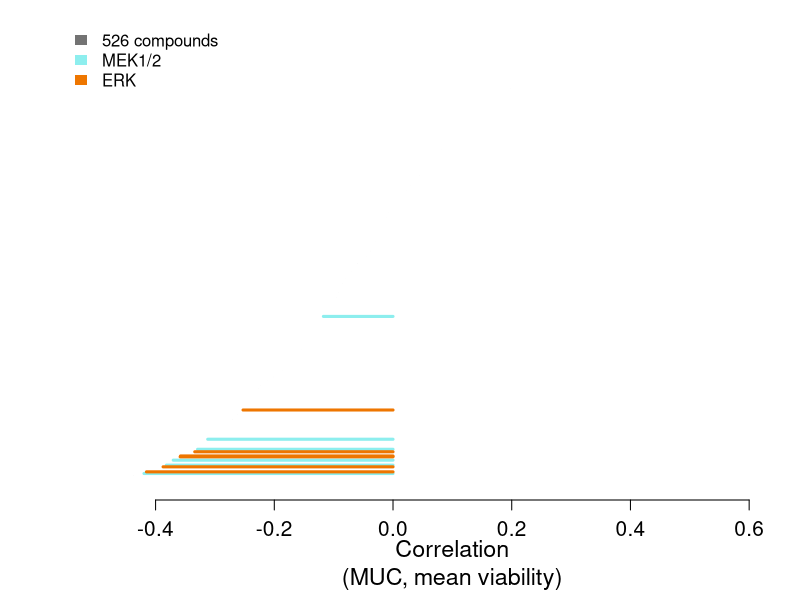
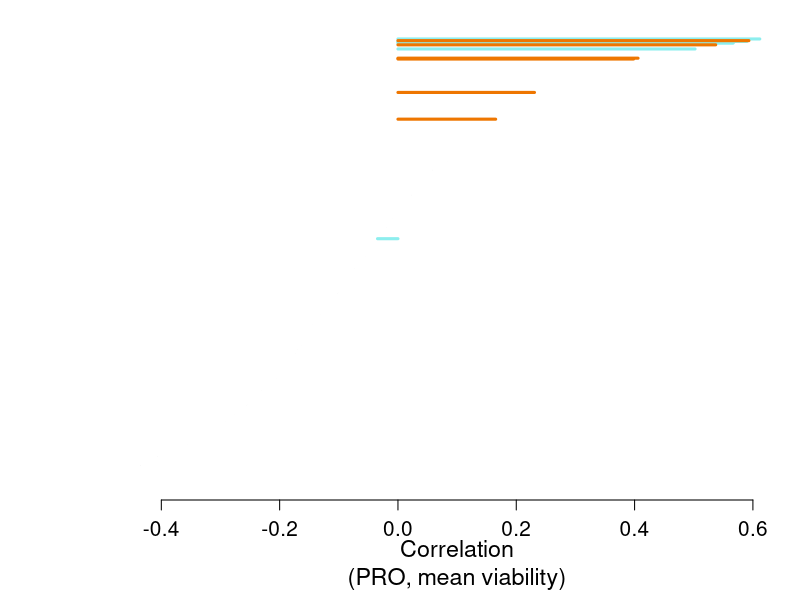
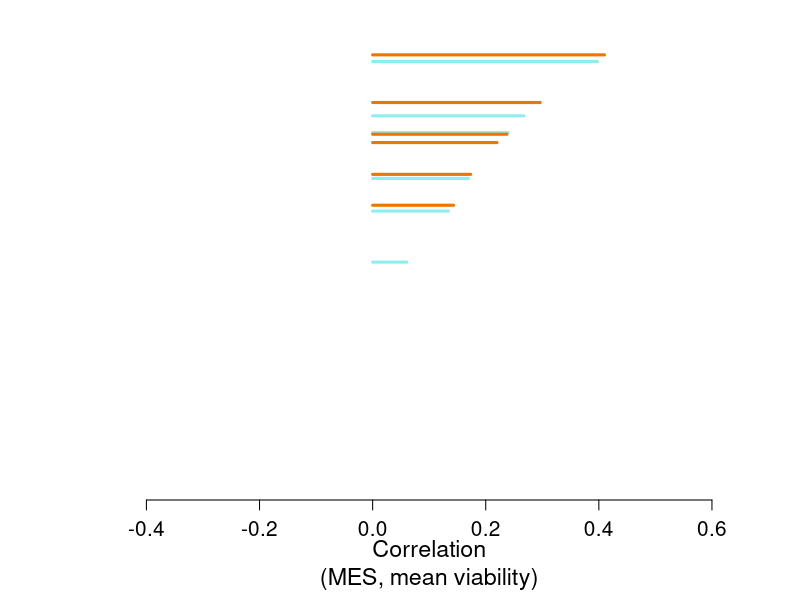

Generate these figures, in order, with R:
data <- read.table("../data/CellLineDrugResponse_SubtypeAssociation.tsv", sep="\t", header=TRUE, check.names=FALSE)

pdf("../figures/Fig4_CellLines_Waterfallplot_MEKERK_Subtype1.pdf", width=4.5, height=6.5)
ord <- order(data$MUC.corrSpearman)
counts <- data[ord, "MUC.corrSpearman"]
par(mar=c(5,3,1,1), xpd=TRUE)
bp <- barplot(counts, horiz=TRUE, col="gray45", border=FALSE, main="", xlab="", cex.lab=1.4, cex.axis=1.25)
indices.1 <- which(data[ord,"TARGET_NAME"] %in% "MEK2, MEK1")
indices.2 <- which(data[ord,"TARGET_NAME"] %in% "ERK")
for (i in indices.1) lines(x=c(counts[i], 0), y=c(bp[i, 1], bp[i, 1]), col="darkslategray2", lwd=3)
for (i in indices.2) lines(x=c(counts[i], 0), y=c(bp[i, 1], bp[i, 1]), col="darkorange2", lwd=3)
legend("topleft", legend=c("526 compounds", "MEK1/2", "ERK"), fill=c("gray45", "darkslategray2", "darkorange2"), border=NA, bty="n", cex=1)
text(x=0.1, y=-115, labels="Correlation\n(MUC, mean viability)", cex=1.4)
dev.off()

pdf("../figures/Fig4_CellLines_Waterfallplot_MEKERK_Subtype2.pdf", width=4.5, height=6.5)
ord <- order(data$PRO.corrSpearman)
counts <- data[ord, "PRO.corrSpearman"]
par(mar=c(5,3,1,1), xpd=TRUE)
bp <- barplot(counts, horiz=TRUE, col="gray45", border=FALSE, main="", xlab="", cex.lab=1.4, cex.axis=1.25)
indices.1 <- which(data[ord,"TARGET_NAME"] %in% "MEK2, MEK1")
indices.2 <- which(data[ord,"TARGET_NAME"] %in% "ERK")
for (i in indices.1) lines(x=c(counts[i], 0), y=c(bp[i, 1], bp[i, 1]), col="darkslategray2", lwd=3)
for (i in indices.2) lines(x=c(counts[i], 0), y=c(bp[i, 1], bp[i, 1]), col="darkorange2", lwd=3)
text(x=0.1, y=-115, labels="Correlation\n(PRO, mean viability)", cex=1.4)
dev.off()

pdf("../figures/Fig4_CellLines_Waterfallplot_MEKERK_Subtype3.pdf", width=4.5, height=6.5)
ord <- order(data$MES.corrSpearman)
counts <- data[ord, "MES.corrSpearman"]
par(mar=c(5,3,1,1), xpd=TRUE)
bp <- barplot(counts, horiz=TRUE, col="gray45", border=FALSE, main="", xlab="", cex.lab=1.4, cex.axis=1.25)
indices.1 <- which(data[ord,"TARGET_NAME"] %in% "MEK2, MEK1")
indices.2 <- which(data[ord,"TARGET_NAME"] %in% "ERK")
for (i in indices.1) lines(x=c(counts[i], 0), y=c(bp[i, 1], bp[i, 1]), col="darkslategray2", lwd=3)
for (i in indices.2) lines(x=c(counts[i], 0), y=c(bp[i, 1], bp[i, 1]), col="darkorange2", lwd=3)
text(x=0.1, y=-115, labels="Correlation\n(MES, mean viability)", cex=1.4)
dev.off()
